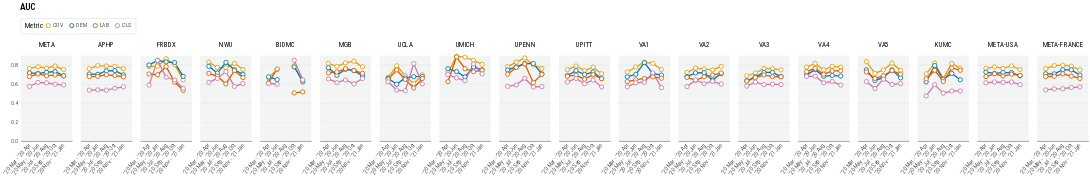

The code cell stored with this chart in its notebook:
### Markdown cell above
# All Sites

### Code cell
point=alt.OverlayMarkDef(filled=False, fill='white', strokeWidth=2)

def plot_lab(df=None, metric='cov'):
    d = df.copy()
#     d = d[d.metrics == metric]
        
    plot = alt.Chart(
        d
    ).mark_line(
        point=point,
        size=3,
#         opacity=0.3
    ).encode(
        x=alt.X("day:N", title=None, axis=alt.Axis(labelAngle=-50, tickCount=10), scale=alt.Scale(padding=1), sort=unique_days),
        y=alt.Y("auc:Q", title=None, scale=alt.Scale(zero=True)),
        # color=alt.Color("siteid:N", scale=alt.Scale(domain=sites, range=site_colors)),
        color=alt.Color("metrics:N", scale=alt.Scale(domain=metrics, range=colors), title="Metric"),
        # shape=alt.Shape("metrics:N", scale=alt.Scale(domain=metrics, range=['circle', 'diamond', 'cross', 'triangle']))
    ).properties(
        width=120,
        height=200
    )

    plot = plot.facet(
        column=alt.Column("siteid:N", header=alt.Header(title=None), sort=sites)
    ).resolve_scale(color='shared')

    plot = plot.properties(
        title={
            "text": [
                f"AUC"
            ],
            "dx": 40,
#             "subtitle": [
#                 get_visualization_subtitle(data_release=data_release, with_num_sites=False)
#             ],
            "subtitleColor": "gray",
        }
    )

    return plot

plot = plot_lab(df=df)

# plot = alt.vconcat(*(
#     plot_lab(df=df, lab=lab) for lab in unique_sites
# ), spacing=30)

plot = apply_theme(
    plot,
    axis_y_title_font_size=16,
    title_anchor='start',
    header_label_orient='top',
    legend_orient='top',
    legend_title_orient='left',
    axis_label_font_size=14,
    header_label_font_size=16,
    point_size=100
)

plot

### Figure 1 — Vega-Lite specification as saved in the notebook (floating-point values rounded to 4 significant figures; data arrays with more than 128 entries replaced by an {"elided": "..."} marker saying what was removed)
{"config": {"view": {"continuousWidth": 400, "continuousHeight": 300, "fill": "#F3F5F5", "strokeWidth": 0}, "axis": {"domainColor": "black", "domainWidth": 1.5, "labelFontSize": 14, "labelFontWeight": 300, "labelLimit": 1000, "tickColor": "white", "titleFontSize": 16, "titleFontWeight": 400, "titlePadding": 10}, "axisX": {"labelAngle": 0}, "axisY": {"domain": false, "titleFontSize": 16}, "concat": {"spacing": 0}, "font": "Roboto Condensed", "header": {"labelFontSize": 16, "labelOrient": "top", "titleFontSize": 16, "titleFontWeight": "bold"}, "legend": {"cornerRadius": 0, "fillColor": "white", "gradientLength": 50, "labelFontSize": 14, "labelFontWeight": 300, "orient": "top", "padding": 10, "strokeColor": "lightgray", "symbolStrokeWidth": 2, "symbolType": "circle", "titleFontSize": 16, "titleFontWeight": 400, "titleOrient": "left"}, "point": {"size": 100}, "title": {"align": "left", "anchor": "start", "dy": -10, "fontSize": 22, "fontWeight": 500, "subtitleFontSize": 16, "subtitlePadding": 5}}, "data": {"name": "data-f6d7f11d2a3cf37c8ddd2706d3f0cf15"}, "facet": {"column": {"type": "nominal", "field": "siteid", "header": {"title": null}, "sort": ["META", "APHP", "FRBDX", "ICSM", "UKFR", "NWU", "BIDMC", "MGB", "UCLA", "UMICH", "UPENN", "UPITT", "VA1", "VA2", "VA3", "VA4", "VA5"]}}, "spec": {"mark": {"type": "line", "point": {"fill": "white", "filled": false, "strokeWidth": 2}, "size": 3}, "encoding": {"color": {"type": "nominal", "field": "metrics", "scale": {"domain": ["COV", "DEM", "LAB", "CLS"], "range": ["#E79F00", "#0072B2", "#D45E00", "#CB7AA7", "#029F73", "#57B4E9"]}, "title": "Metric"}, "x": {"type": "nominal", "axis": {"labelAngle": -50, "tickCount": 10}, "field": "day", "scale": {"padding": 1}, "sort": ["'20 Mar - '20 Apr", "'20 May - '20 Jun", "'20 Jul - '20 Aug", "'20 Sep - '20 Oct", "'20 Nov - '21 Jan"], "title": null}, "y": {"type": "quantitative", "field": "auc", "scale": {"zero": true}, "title": null}}, "height": 200, "width": 120}, "resolve": {"scale": {"color": "shared"}}, "title": {"text": ["AUC"], "dx": 40, "subtitleColor": "gray"}, "$schema": "https://vega.github.io/schema/vega-lite/v4.8.1.json", "datasets": {"data-f6d7f11d2a3cf37c8ddd2706d3f0cf15": {"elided": "360 records"}}}
